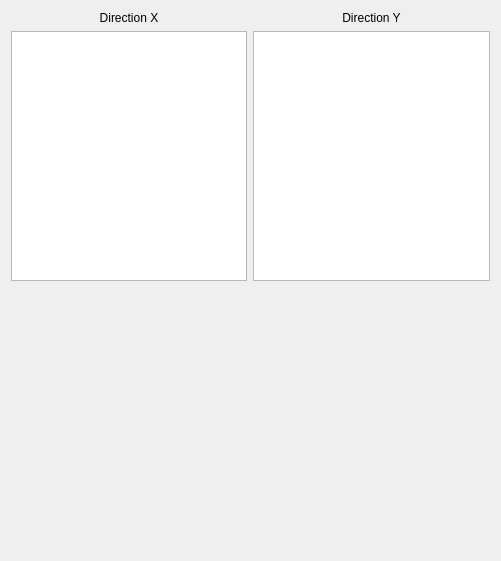
<?xml version="1.0" encoding="UTF-8"?>
<ui version="4.0">
 <class>Dialog</class>
 <widget class="QDialog" name="Dialog">
  <property name="geometry">
   <rect>
    <x>0</x>
    <y>0</y>
    <width>501</width>
    <height>561</height>
   </rect>
  </property>
  <property name="windowTitle">
   <string>Select Load Cases</string>
  </property>
  <property name="windowIcon">
   <iconset resource="../../civiltools.qrc">
    <normaloff>:/civiltools/images/shear.svg</normaloff>:/civiltools/images/shear.svg</iconset>
  </property>
  <layout class="QVBoxLayout" name="verticalLayout">
   <item>
    <layout class="QGridLayout" name="gridLayout">
     <item row="0" column="0">
      <widget class="QLabel" name="label">
       <property name="layoutDirection">
        <enum>Qt::LeftToRight</enum>
       </property>
       <property name="text">
        <string>Direction X</string>
       </property>
       <property name="alignment">
        <set>Qt::AlignCenter</set>
       </property>
      </widget>
     </item>
     <item row="0" column="1">
      <widget class="QLabel" name="label_6">
       <property name="enabled">
        <bool>true</bool>
       </property>
       <property name="text">
        <string>Direction Y</string>
       </property>
       <property name="alignment">
        <set>Qt::AlignCenter</set>
       </property>
      </widget>
     </item>
     <item row="1" column="1">
      <widget class="QListWidget" name="y_loadcase_list">
       <property name="selectionMode">
        <enum>QAbstractItemView::NoSelection</enum>
       </property>
       <property name="sortingEnabled">
        <bool>true</bool>
       </property>
      </widget>
     </item>
     <item row="1" column="0">
      <widget class="QListWidget" name="x_loadcase_list">
       <property name="selectionMode">
        <enum>QAbstractItemView::NoSelection</enum>
       </property>
       <property name="sortingEnabled">
        <bool>true</bool>
       </property>
      </widget>
     </item>
    </layout>
   </item>
   <item>
    <spacer name="verticalSpacer">
     <property name="orientation">
      <enum>Qt::Vertical</enum>
     </property>
     <property name="sizeHint" stdset="0">
      <size>
       <width>20</width>
       <height>40</height>
      </size>
     </property>
    </spacer>
   </item>
  </layout>
 </widget>
 <resources>
  <include location="../../civiltools.qrc"/>
 </resources>
 <connections/>
</ui>
